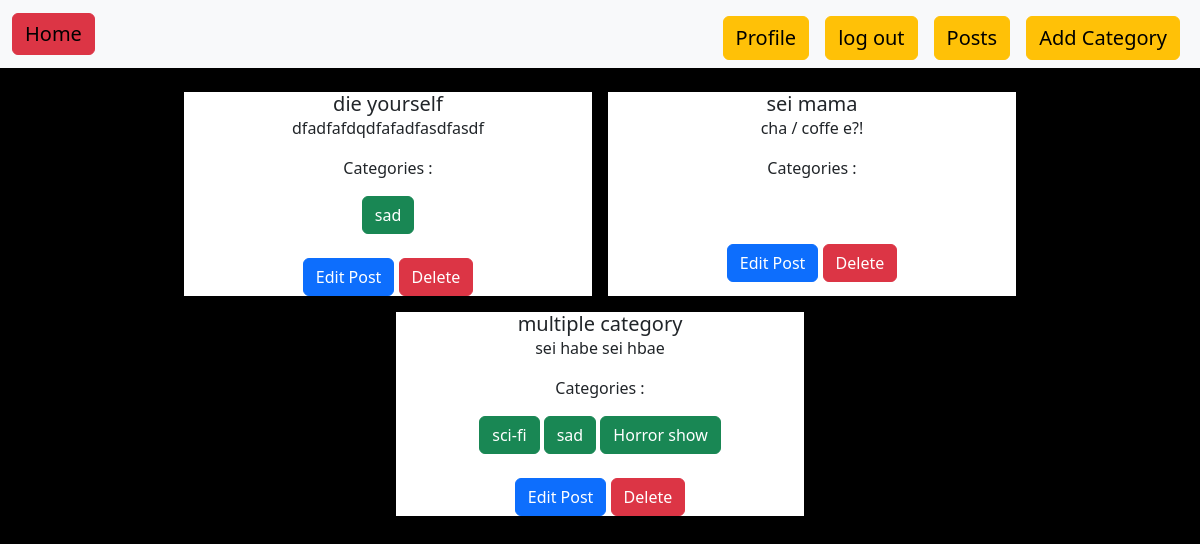
/Author/show/post (signed in), run on the app's committed database.
### Author/models.py (models this page shows)
class addPost(models.Model):
    title = models.CharField(max_length=100)
    description = models.TextField()
    date = models.CharField()
    category = models.ManyToManyField(add_category)

### Category/models.py (models this page shows, shortened)
class add_category(models.Model):
    name = models.CharField(max_length=100)
    slug = models.SlugField(max_length=100,unique=True,null=True,blank=True)

### Author/views.py (the view)
# urls.py: path('show/post',showPost, name = 'showPost'),
def showPost(req):
    data = addPost.objects.all()
    return render(req,'post.html', {'data':data})

### Author/templates/post.html (shortened to what this page needs)
{% extends "base.html" %}
{% block content %}
  <div class="row text-wrap d-flex justify-content-center gap-3 text-center mt-4">
      {% if data %}
          {% for val in data %}
          <div class = "col-4 bg-white">
            <h5 class="card-title">{{val.title}}</h5>
            <p class="card-text">{{val.description}}</p>
            <p>Categories : </p>
            {% for cat in val.category.all %}
               <button class = "btn btn-success">{{cat.name}}</button>
            {% endfor %}
             <br>
             <br>
            <a href="{% url 'edit_post' val.id %}" class = "btn btn-primary">Edit Post</a>
            <a href="{% url 'delete_post' val.id %}" class="btn btn-danger">Delete</a>
          </div>
           {% endfor %}
        {% else %}
           <h3>No data available !!</h3>
      {% endif %}
</div>
{% endblock content %}

### static/css/base.css (style rules this page uses)
body { background-color: black !important; }

### data on the page
addPost: title "die yourself", description "dfadfafdqdfafadfasdfasdf"
add_category: name "sad"
addPost: title "sei mama", description "cha / coffe e?!"
addPost: title "multiple category", description "sei habe sei hbae"
add_category: name "sci-fi"
add_category: name "Horror show"
